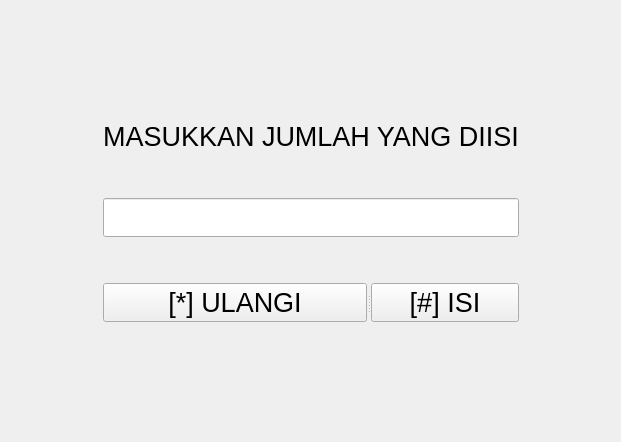
<?xml version="1.0" encoding="UTF-8"?>
<ui version="4.0">
 <class>Form</class>
 <widget class="QWidget" name="Form">
  <property name="geometry">
   <rect>
    <x>0</x>
    <y>0</y>
    <width>621</width>
    <height>442</height>
   </rect>
  </property>
  <property name="windowTitle">
   <string>ISI BERAS</string>
  </property>
  <layout class="QGridLayout" name="gridLayout">
   <item row="2" column="1">
    <spacer name="verticalSpacer">
     <property name="orientation">
      <enum>Qt::Vertical</enum>
     </property>
     <property name="sizeHint" stdset="0">
      <size>
       <width>20</width>
       <height>40</height>
      </size>
     </property>
    </spacer>
   </item>
   <item row="1" column="1">
    <layout class="QVBoxLayout" name="verticalLayout">
     <item>
      <widget class="QLabel" name="info">
       <property name="font">
        <font>
         <pointsize>20</pointsize>
        </font>
       </property>
       <property name="text">
        <string>MASUKKAN JUMLAH YANG DIISI</string>
       </property>
       <property name="alignment">
        <set>Qt::AlignCenter</set>
       </property>
      </widget>
     </item>
     <item>
      <spacer name="verticalSpacer_3">
       <property name="orientation">
        <enum>Qt::Vertical</enum>
       </property>
       <property name="sizeHint" stdset="0">
        <size>
         <width>20</width>
         <height>40</height>
        </size>
       </property>
      </spacer>
     </item>
     <item>
      <widget class="QLineEdit" name="isi">
       <property name="font">
        <font>
         <pointsize>20</pointsize>
        </font>
       </property>
       <property name="text">
        <string/>
       </property>
      </widget>
     </item>
     <item>
      <spacer name="verticalSpacer_2">
       <property name="orientation">
        <enum>Qt::Vertical</enum>
       </property>
       <property name="sizeHint" stdset="0">
        <size>
         <width>20</width>
         <height>40</height>
        </size>
       </property>
      </spacer>
     </item>
     <item>
      <widget class="QSplitter" name="splitter">
       <property name="orientation">
        <enum>Qt::Horizontal</enum>
       </property>
       <widget class="QPushButton" name="pushButton">
        <property name="font">
         <font>
          <pointsize>20</pointsize>
         </font>
        </property>
        <property name="text">
         <string>[*] ULANGI</string>
        </property>
       </widget>
       <widget class="QPushButton" name="pushButton_2">
        <property name="font">
         <font>
          <pointsize>20</pointsize>
         </font>
        </property>
        <property name="text">
         <string>[#] ISI</string>
        </property>
       </widget>
      </widget>
     </item>
    </layout>
   </item>
   <item row="1" column="0">
    <spacer name="horizontalSpacer">
     <property name="orientation">
      <enum>Qt::Horizontal</enum>
     </property>
     <property name="sizeHint" stdset="0">
      <size>
       <width>40</width>
       <height>20</height>
      </size>
     </property>
    </spacer>
   </item>
   <item row="1" column="2">
    <spacer name="horizontalSpacer_2">
     <property name="orientation">
      <enum>Qt::Horizontal</enum>
     </property>
     <property name="sizeHint" stdset="0">
      <size>
       <width>40</width>
       <height>20</height>
      </size>
     </property>
    </spacer>
   </item>
   <item row="0" column="1">
    <spacer name="verticalSpacer_4">
     <property name="orientation">
      <enum>Qt::Vertical</enum>
     </property>
     <property name="sizeHint" stdset="0">
      <size>
       <width>20</width>
       <height>40</height>
      </size>
     </property>
    </spacer>
   </item>
  </layout>
 </widget>
 <resources/>
 <connections/>
</ui>
